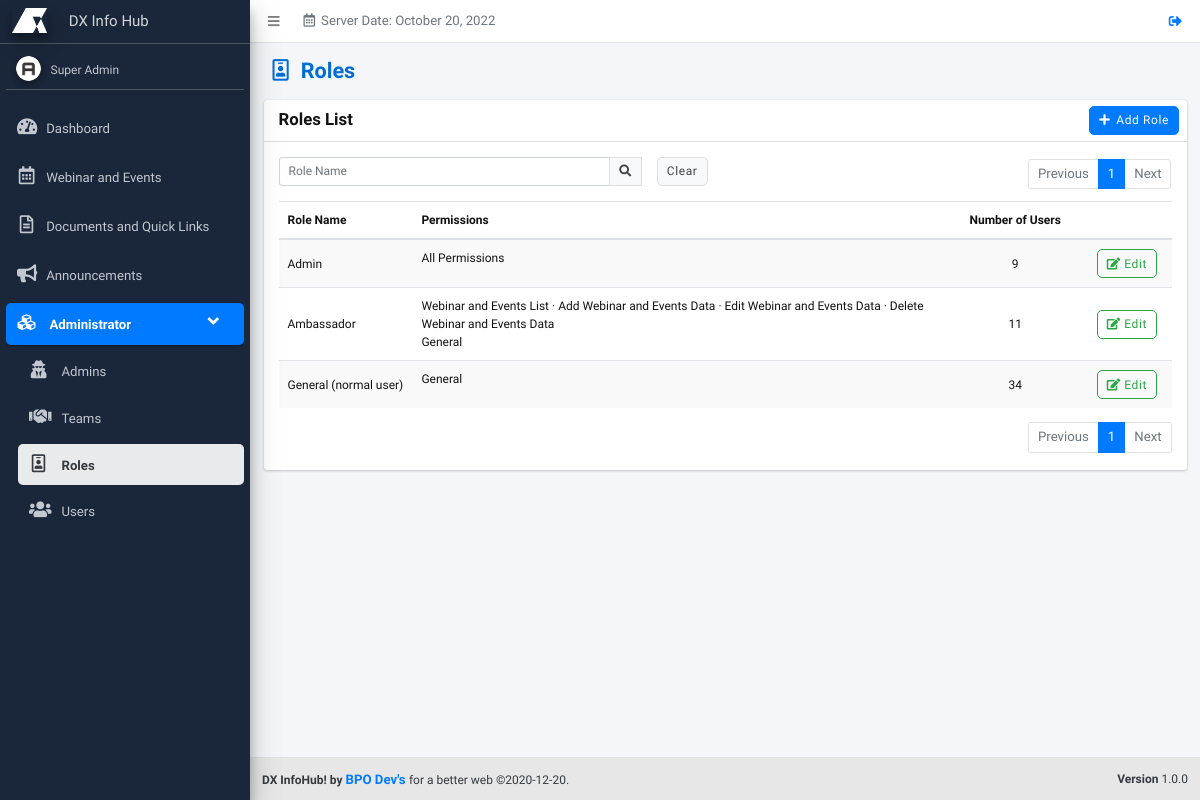
The page /roles (signed in) on the database its author committed.
### tables this page shows
CREATE TABLE `roles` (
  `role_id` bigint(20) NOT NULL,
  `role_name` varchar(50) NOT NULL DEFAULT '',
  `permissions` varchar(20000) NOT NULL DEFAULT '',
  `role_status` int(11) NOT NULL DEFAULT '0',
  `temp_del` int(11) NOT NULL DEFAULT '0'
);

### includes/functions.php (called while the page is built, shortened)
<?php
function renderLang($lang_arr) {
	if(isset($lang_arr[$GLOBALS['default_lang_idx']])) {
		if($lang_arr[$GLOBALS['default_lang_idx']] != '') {
			$return = $lang_arr[$GLOBALS['default_lang_idx']];
		} else {
			$return = $lang_arr[0];
		}
	} else {
		$return = $lang_arr[0];
	}
	return $return;
}
function checkSession() {
	$r = 0;
	if(isset($_SESSION['sys_id'])) {
		$r = 1;
	}
	return $r;
}
function checkPermission($permission) {
	$r = 0;
	if(in_array($permission,$_SESSION['sys_permissions'])) {
		$r = 1;
	}
	return $r;
}
function encryptID($id,$module = '') {
	return processIDEncryption($id,'encrypt',$module);
}
function decryptID($id,$module = '') {
	return processIDEncryption($id,'decrypt',$module);
}
function processIDEncryption($id,$action,$module) {
	$charBank_arr = array('_q','i','_B','l','_a','M','f','u','_g','O','h','9','V','W','F','s','6','K','P','_b','8','_r','X','3','Y','2','N','d','q','_S','j','_L','_R','p','Z','E','5','e','x','A','_k','_I','g','_Q','_G','J','G','_j','_J','b','_c','o','_E','_p','m','1','_i','_K','_o','B','I','S','_l','_H','0','_n','Q','y','_D','a','H','n','L','_C','D','t','k','_P','R','_e','_s','_M','z','_d','c','_A','_m','w','v','_h','_N','U','_O','T','C','7','_F','r','_f','4');
	$output = '';
	if($action == 'encrypt') {
		$epoch_time = substr(time() * rand(1,100),0,10);
		$dynamic_val = '';
		$dynamic_val .= $charBank_arr[($epoch_time[0].$epoch_time[1])*1];
		$dynamic_val .= $charBank_arr[($epoch_time[2].$epoch_time[3])*1];
		$dynamic_val .= $charBank_arr[($epoch_time[4].$epoch_time[5])*1];
		$dynamic_val .= $charBank_arr[($epoch_time[6].$epoch_time[7])*1];
		$dynamic_val .= $charBank_arr[($epoch_time[8].$epoch_time[9])*1];
		$secret_key = $dynamic_val;
	} else {
		$dynamic_val = '';
		$ctr = 0;
		for($x=strlen($id)-1;$x>=0;$x--) {
			if($id[$x] != '_') {
				$ctr++;
			}
			if($ctr <= 5) {
				$dynamic_val = $id[$x].$dynamic_val;
			}
			if($ctr > 5) {
				break;
			}
		}
		$secret_key = $dynamic_val;
	}
	$encrypt_method = "AES-256-CBC";
	$key = hash('sha256',$secret_key);
	if($module == '') {
		$module = $GLOBALS['page'];
	}
	$iv = substr(hash('sha256',$module),0,16);
	if($action == 'encrypt') {
		$output = base64_encode(openssl_encrypt($id,$encrypt_method,$key,0,$iv)).$dynamic_val;
	} else {
		$id = str_replace($secret_key,'',$id);
		$output = openssl_decrypt(base64_decode($id),$encrypt_method,$key,0,$iv);
	}
	return $output;
}
?>

### includes/lang/roles.php (called while the page is built, shortened)
<?php
$roles_roles = array(
	'Roles',
	'役割'
);
$roles_roles_list = array(
	'Roles List',
	'役割一覧'
);
$roles_add_role = array(
	'Add Role',
	'役割を追加'
);
$roles_edit_role = array(
	'Edit Role',
	'役割を修正'
);
$roles_role_name = array(
	'Role Name',
	'役割名'
);
?>

### includes/lang/general.php (called while the page is built, shortened)
<?php
$lang_number_of_users = array(
	'Number of Users',
	'利用者数'
);
$lang_permissions = array(
	'Permissions',
	'許可'
);
$all_permissions = array(
	'All Permissions',
	'すべての許可'
);
?>

### includes/common/set-search.php (called while the page is built, shortened)
<?php
$where = '';
if(isset($keywords_arr)) {
	foreach($keywords_arr as $keyword) {
		$keyword = str_replace("'","''",$keyword);
		if($where == '') {
			foreach($fields_arr as $field) {
				if($where == '') {
					$where .= " WHERE ".$field." LIKE '%".$keyword."%' AND temp_del = 0";
				} else {
					$where .= " OR ".$field." LIKE '%".$keyword."%' AND temp_del = 0";
				}
			}
		} else {
			foreach($fields_arr as $field) {
				$where .= " OR ".$field." LIKE '%".$keyword."%' AND temp_del = 0";
			}
		}
	}
} else {
	if($where == '' && $page != 'system-log') {
		 $where = " WHERE temp_del=0";
	}
}
?>

### includes/common/set-pagination.php (called while the page is built, shortened)
<?php
$numrows = 5;
$page_ctr = 1;
$sql_start = abs($numrows * ((int)$page_ctr-1));
?>

### includes/lang/webinar-events.php (called while the page is built, shortened)
<?php
$edit = array(
	'Edit',
	''
);
?>

### pages/roles/roles.php (the view, shortened to what this page needs)
<?php
require($_SERVER['DOCUMENT_ROOT'].'/includes/config.php');
if(checkSession()) {
	if(checkPermission('roles')) {
		$page = 'roles';
		$fields_arr = array('role_name');
		require($_SERVER['DOCUMENT_ROOT'].'/includes/common/set-search.php');
		require($_SERVER['DOCUMENT_ROOT'].'/includes/common/set-pagination.php');
?>
<!DOCTYPE html>
<html>
<head>
<?php require($_SERVER['DOCUMENT_ROOT'].'/includes/common/links.php'); ?>
</head>
<body class="hold-transition sidebar-mini layout-fixed">
<div class="wrapper">
	<?php
	require($_SERVER['DOCUMENT_ROOT'].'/includes/common/child-header.php');
	require($_SERVER['DOCUMENT_ROOT'].'/includes/common/child-sidebar.php');
	?>
	<div class="content-wrapper">
		<section class="content-header">
			<div class="container-fluid">
				<div class="row mb-2">
					<div class="col-sm-6">
						<h1><i class="far fa-id-badge mr-3"></i><?php echo renderLang($roles_roles); ?></h1>
					</div>
				</div>
			</div>
		</section>
		<section class="content">
			<div class="container-fluid">
				<div class="card">
					<div class="card-header">
						<h3 class="card-title"><?php echo renderLang($roles_roles_list); ?></h3>
						<div class="card-tools">
							<?php if(checkPermission('role-add')) { ?><a href="/add-role" class="btn btn-primary btn-md"><i class="fa fa-plus mr-2"></i><?php echo renderLang($roles_add_role); ?></a><?php } ?>
						</div>
					</div>
					<div class="card-body">
						<?php require($_SERVER['DOCUMENT_ROOT'].'/includes/common/search-and-pagination.php'); ?>
						<div class="table-responsive">
							<table class="table table-striped table-hover">
								<thead>
									<tr>
										<th style="width:15%;"><?php echo renderLang($roles_role_name); ?></th>
										<th style="width:60%;"><?php echo renderLang($lang_permissions); ?></th>
										<th style="width:15%;" class="text-center"><?php echo renderLang($lang_number_of_users); ?></th>
										<th style="width:10%;"></th>
									</tr>
								</thead>
								<tbody>
									<?php
									$sql = $pdo->prepare("SELECT * FROM roles".$where." ORDER BY role_name ASC LIMIT ".$sql_start.",".$numrows);
									$sql->execute();
									while($data = $sql->fetch(PDO::FETCH_ASSOC)) {
										$role_id = encryptID($data['role_id']);
										echo '<tr>';
											echo '<td class="align-middle">'.$data['role_name'].'</td>';
											echo '<td>';
												if($data['permissions'] == 'all') {
													echo renderLang($all_permissions);
												} else {
													$role_permissions_arr = explode(',',$data['permissions']);
													foreach($permissions_arr as $permission_group) {
														$ctr = 0;
														echo '<div class="permissions-group">';
															foreach($permission_group as $permission) {
																foreach($role_permissions_arr as $role_permission) {
																	if($permission['permission_code'] == $role_permission) {
																		if($ctr > 0) {
																			echo ' &middot; ';
																		}
																		echo '<span title="'.renderLang($permission['permission_description']).'">'.renderLang($permission['permission_name']).'</span>';
																		$ctr++;
																		break;
																	}
																}
															}
														echo '</div>';
													}
												}
											echo '</td>';
											echo '<td class="text-center align-middle">';
												$sql2 = $pdo->prepare("SELECT user_id, role_ids, temp_del FROM users WHERE role_ids LIKE '%,".decryptID($role_id).",%' AND temp_del=0");
												$sql2->execute();
												$users_ctr = $sql2->rowCount();
												echo number_format($users_ctr,0,'.',',');
											echo '</td>';
											echo '<td class="text-center align-middle">';
												if(checkPermission('role-edit')) {
													echo '<a href="/edit-role/'.$role_id.'" class="btn btn-outline-success" title="'.renderLang($roles_edit_role).'"><i class="fas fa-edit"></i> '. renderLang($edit).'</a>';
												}
											echo '</td>';
										echo '</tr>';
									}
									?>
								</tbody>
							</table>
						</div>
						<?php require($_SERVER['DOCUMENT_ROOT'].'/includes/common/pagination-bottom.php'); ?>
					</div>
				</div>
			</div>
		</section>
	</div>
	<?php require($_SERVER['DOCUMENT_ROOT'].'/includes/common/child-footer.php'); ?>
</div>
</body>
</html>
<?php
	} else {
		$_SESSION['sys_permission_err'] = renderLang($permission_message_1);
		header('location: /dashboard');
	}
} else {
	$_SESSION['sys_login_err'] = renderLang($login_msg_err_4);
	header('location: /');
}
?>

### assets/css/common.css (style rules this page uses)
html { font-size: 12px; }
.content-wrapper { padding-bottom: 2.5rem; }
.card-header > .card-tools { margin-top: -.25rem; margin-bottom: -.25rem; }
.card-title { font-size: 1.4rem; }
.content-header { padding: 15px 15px 10px; }
.table-striped tbody tr:nth-of-type(odd) { background: rgba(0,0,0,0.025); }
.permissions-list, .permissions-group { margin: 0; padding: 0; }
.permissions-group { overflow: hidden; }

### assets/css/style.css (style rules this page uses)
:root { --blue: #006DD3; --gray: #E7E7E7; --dark-gray: #606060; --white: #fff; --black: #121212; }
body p, a { font-size: 1.1rem; }
.btn { border-radius: 5px; letter-spacing: 0.05rem; }
.btn .fa { margin-right: 10px; }
@media (min-width: 1200px) { .h1, .h2, .h3, .h4, .h5, .h6, h1, h2, h3, h4, h5, h6 { font-weight: bold !important; text-transform: none; } }
@media (min-width: 1200px) { body { font-family: 'Inter Tight', sans-serif; color: var(--black); height: 100%; font-size: 1rem; } }
@media (min-width: 1200px) { * { box-sizing: border-box; } }
@media (min-width: 1200px) { [class*="col-"] { float: left; } }
@media (min-width: 1200px) { h1 { font-weight: 700; color: var(--blue);; } }
[class*="col-"] { width: 100%; }

### rows shown on the page
roles: role_name "Admin", users_ctr "9"
roles: role_name "Ambassador", permission_name "Webinar and Events List", permission_name "Add Webinar and Events Data", permission_name "Edit Webinar and Events Data", permission_name "Delete Webinar and Events Data", permission_name "General", users_ctr "11"
roles: role_name "General (normal user)", permission_name "General", users_ctr "34"

### other values the page prints
renderLang($header_server_date) "Server Date:"
$_SESSION['sys_fullname'] "Super Admin"
renderLang($roles_roles) "Roles"
renderLang($roles_roles_list) "Roles List"
renderLang($roles_add_role) "Add Role"
renderLang($btn_clear) "Clear"
renderLang($btn_previous) "Previous"
renderLang($btn_next) "Next"
renderLang($roles_role_name) "Role Name"
renderLang($lang_permissions) "Permissions"
renderLang($lang_number_of_users) "Number of Users"
renderLang($sitename) "DX InfoHub!"
